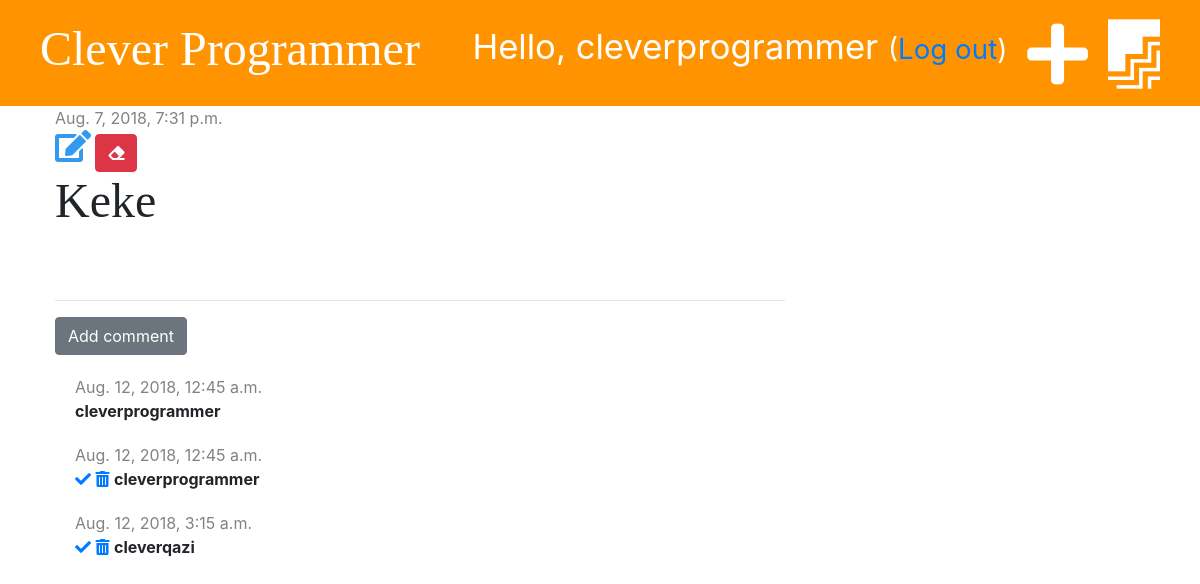
The app's page /post/5/ (signed in) with its own data.
### blog/models.py (models this page shows, shortened)
class Post(models.Model):
    author = models.ForeignKey('auth.User', on_delete=models.CASCADE)
    title = models.CharField(max_length=200)
    text = models.TextField()
    created_date = models.DateTimeField(default=timezone.now)
    published_date = models.DateTimeField(blank=True, null=True)

class Comment(models.Model):
    post = models.ForeignKey('blog.Post', on_delete=models.CASCADE, related_name='comments')
    author = models.CharField(max_length=200)
    text = models.TextField()
    created_date = models.DateTimeField(default=timezone.now)
    approved = models.BooleanField(default=False)

### blog/views.py (the view)
# urls.py: path('post/<int:pk>/', views.post_detail, name='post_detail'),
def post_detail(request, pk):
    post = get_object_or_404(Post, pk=pk)
    stuff_for_frontend = {'post': post}
    return render(request, 'blog/post_detail.html', stuff_for_frontend)

### blog/templatetags/markdownify.py (called while the page is built)
@register.filter
def markdown(value):
    renderer = HighlightRenderer()
    markdown = mistune.Markdown(renderer=renderer)
    return markdown(value)

### blog/templates/blog/post_detail.html (shortened to what this page needs)
{% extends 'blog/base.html' %}
{% load markdownify %}
{% block content %}
    <div class="post">
        {% if post.published_date %}
            <div class="date">
                {{ post.published_date }}
            </div>
        {% else %}
            <a href="{% url 'post_publish' pk=post.pk %}" class="btn btn-primary">Publish</a>
        {% endif %}
        {% if user.is_authenticated %}
            <a href="{% url 'post_edit' pk=post.pk %}"><i class="fas fa-edit fa-2x" style="color: #339af0"></i></a>
        {% endif %}
        <a href="{% url 'post_delete' pk=post.pk %}" class="btn btn-danger"
           onclick="return confirm('Are you sure you want to delete this post?')">
            <i class="fas fa-eraser"></i>
        </a>
        <h1>{{ post.title }}</h1>
    </div>
    <hr>
    <a href="{% url 'add_comment_to_post' pk=post.pk %}" class="btn btn-secondary">Add comment</a>
    {% for comment in post.comments.all %}
        {% if user.is_authenticated or comment.approved %}
            <div class="comment">
                <div class="date">
                    {{ comment.created_date }}
                </div>
                {% if not comment.approved and user.is_superuser %}
                    <a href="{% url 'comment_approve' pk=comment.pk %}"><i class="fas fa-check"></i></a>
                    <a href="{% url 'comment_remove' pk=comment.pk %}"><i class="fas fa-trash-alt"></i></a>
                {% endif %}
                <strong>{{ comment.author }}</strong>
            </div>
        {% endif %}
    {% empty %}
        <p>No comments yet...</p>
    {% endfor %}
{% endblock %}

### blog/templates/blog/base.html (shortened to what this page needs)
{% load staticfiles %}
<!DOCTYPE html>
<html lang="en">
<head>
    <link rel="stylesheet" href="https://stackpath.bootstrapcdn.com/bootstrap/4.1.3/css/bootstrap.min.css">
    <link rel="stylesheet" href="{% static 'css/blog.css' %}">
    <link rel="stylesheet" href="https://use.fontawesome.com/releases/v5.2.0/css/all.css"
>
    <link rel="stylesheet" href="{% static 'css/zenburn.css' %}">
</head>
<body>
<div class="page-header">
    {% if user.is_authenticated %}
        <a href="{% url 'post_draft_list' %}" class="top-menu"><i class="fab fa-firstdraft fa-2x"></i></a>
        <a href="{% url 'post_new' %}" class="top-menu"><i class="fas fa-plus fa-2x"></i></a>
        <p class="top-menu">Hello, {{ user.username }}
            <small>(<a href="{% url 'logout' %}">Log out</a>)</small>
        </p>
    {% else %}
        <a href="{% url 'login' %}" class="top-menu"><i class="fas fa-sign-in-alt fa-2x"></i></a>
    {% endif %}
    <h1><a href="{% url "post_list" %}">Clever Programmer </a></h1>
</div>
<div class="content container">
    <div class="row">
        <div class="col-md-8">
            {% block content %}
            {% endblock %}
        </div>
    </div>
</div>
</body>
</html>

### blog/static/css/blog.css (style rules this page uses)
.page-header { background-color: #ff9400; margin-top: 0; padding: 20px 20px 20px 40px; }
.page-header h1, .page-header h1 a { color: #ffffff; font-size: 36pt; text-decoration: none; }
.content { margin-left: 40px; }
h1, h2, h3, h4 { font-family: 'Tangerine', 'Inconsolata', 'Droid Sans', serif; font-size: 48px; }
.date { color: #828282; }
.post { margin-bottom: 70px; }
.top-menu, .top-menu:hover { color: #ffffff; float: right; font-size: 26pt; margin-right: 20px; }
.comment { margin: 20px 0px 20px 20px; }

### records on screen
Post: published_date "Aug. 7, 2018, 7:31 p.m.", title "Keke"
Comment: created_date "Aug. 12, 2018, 12:45 a.m.", author "cleverprogrammer"
Comment: created_date "Aug. 12, 2018, 12:45 a.m.", approved False (drawn), author "cleverprogrammer"
Comment: created_date "Aug. 12, 2018, 3:15 a.m.", approved False (drawn), author "cleverqazi"

### other values on screen
{{ user.username }} "cleverprogrammer"
